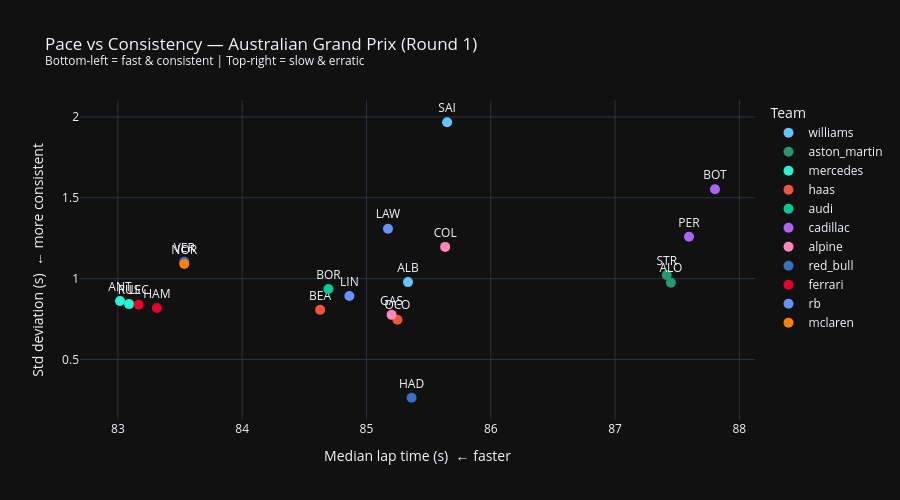
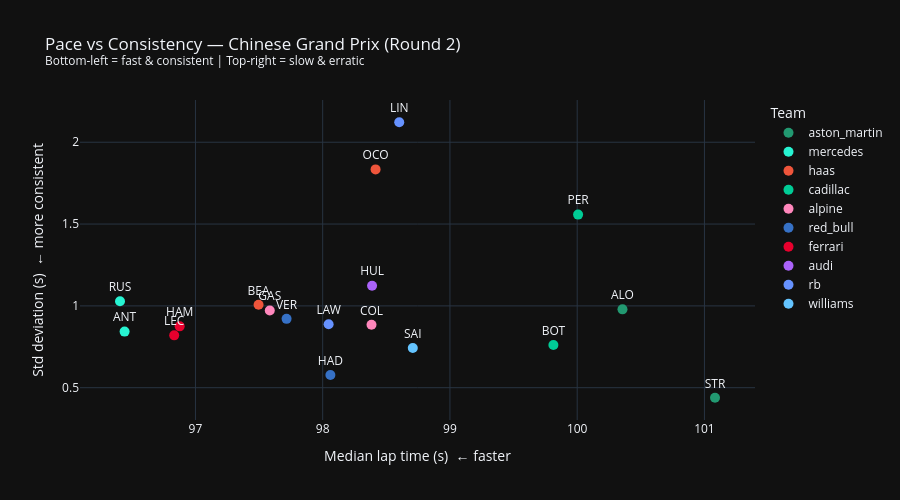

The code cell stored with these charts, in order, in its notebook:
### Code cell
# ── 4.2 Pace vs Consistency scatter ──────────────────────────────────────────
# Bottom-left quadrant = fast AND consistent (ideal)
for rnd in sorted(rounds_loaded):
    race_name = race_results[race_results["round"] == rnd]["race_name"].iloc[0]
    df_rnd = pace_summary[pace_summary["round"] == rnd].copy()

    fig = px.scatter(
        df_rnd,
        x="median_lap_s",
        y="std_lap_s",
        color="team_id",
        color_discrete_map=TEAM_COLORS,
        text="abbreviation",
        title=(
            f"Pace vs Consistency — {race_name} (Round {rnd})<br>"
            "<sup>Bottom-left = fast &amp; consistent | Top-right = slow &amp; erratic</sup>"
        ),
        labels={
            "median_lap_s": "Median lap time (s)  ← faster",
            "std_lap_s": "Std deviation (s)  ← more consistent",
            "team_id": "Team",
        },
        template=PLOTLY_TEMPLATE,
    )
    fig.update_traces(textposition="top center", marker_size=10)
    fig.update_layout(height=500)
    fig.show()

### Figure 1 — Plotly figure (JSON) as saved in the notebook; plotly's stock layout.template omitted (floating-point values rounded to 4 significant figures)
{"data": [{"hovertemplate": "Team=williams<br>Median lap time (s)  ← faster=%{x}<br>Std deviation (s)  ← more consistent=%{y}<br>abbreviation=%{text}<extra></extra>", "legendgroup": "williams", "marker": {"color": "#64C4FF", "size": 10, "symbol": "circle"}, "mode": "markers+text", "name": "williams", "orientation": "v", "showlegend": true, "text": ["ALB", "SAI"], "textposition": "top center", "type": "scatter", "x": [85.33, 85.65], "xaxis": "x", "y": [0.9786, 1.967], "yaxis": "y"}, {"hovertemplate": "Team=aston_martin<br>Median lap time (s)  ← faster=%{x}<br>Std deviation (s)  ← more consistent=%{y}<br>abbreviation=%{text}<extra></extra>", "legendgroup": "aston_martin", "marker": {"color": "#229971", "size": 10, "symbol": "circle"}, "mode": "markers+text", "name": "aston_martin", "orientation": "v", "showlegend": true, "text": ["ALO", "STR"], "textposition": "top center", "type": "scatter", "x": [87.45, 87.42], "xaxis": "x", "y": [0.9749, 1.022], "yaxis": "y"}, {"hovertemplate": "Team=mercedes<br>Median lap time (s)  ← faster=%{x}<br>Std deviation (s)  ← more consistent=%{y}<br>abbreviation=%{text}<extra></extra>", "legendgroup": "mercedes", "marker": {"color": "#27F4D2", "size": 10, "symbol": "circle"}, "mode": "markers+text", "name": "mercedes", "orientation": "v", "showlegend": true, "text": ["ANT", "RUS"], "textposition": "top center", "type": "scatter", "x": [83.02, 83.09], "xaxis": "x", "y": [0.862, 0.8426], "yaxis": "y"}, {"hovertemplate": "Team=haas<br>Median lap time (s)  ← faster=%{x}<br>Std deviation (s)  ← more consistent=%{y}<br>abbreviation=%{text}<extra></extra>", "legendgroup": "haas", "marker": {"color": "#EF553B", "size": 10, "symbol": "circle"}, "mode": "markers+text", "name": "haas", "orientation": "v", "showlegend": true, "text": ["BEA", "OCO"], "textposition": "top center", "type": "scatter", "x": [84.63, 85.25], "xaxis": "x", "y": [0.8069, 0.746], "yaxis": "y"}, {"hovertemplate": "Team=audi<br>Median lap time (s)  ← faster=%{x}<br>Std deviation (s)  ← more consistent=%{y}<br>abbreviation=%{text}<extra></extra>", "legendgroup": "audi", "marker": {"color": "#00cc96", "size": 10, "symbol": "circle"}, "mode": "markers+text", "name": "audi", "orientation": "v", "showlegend": true, "text": ["BOR"], "textposition": "top center", "type": "scatter", "x": [84.69], "xaxis": "x", "y": [0.936], "yaxis": "y"}, {"hovertemplate": "Team=cadillac<br>Median lap time (s)  ← faster=%{x}<br>Std deviation (s)  ← more consistent=%{y}<br>abbreviation=%{text}<extra></extra>", "legendgroup": "cadillac", "marker": {"color": "#ab63fa", "size": 10, "symbol": "circle"}, "mode": "markers+text", "name": "cadillac", "orientation": "v", "showlegend": true, "text": ["BOT", "PER"], "textposition": "top center", "type": "scatter", "x": [87.8, 87.59], "xaxis": "x", "y": [1.553, 1.259], "yaxis": "y"}, {"hovertemplate": "Team=alpine<br>Median lap time (s)  ← faster=%{x}<br>Std deviation (s)  ← more consistent=%{y}<br>abbreviation=%{text}<extra></extra>", "legendgroup": "alpine", "marker": {"color": "#FF87BC", "size": 10, "symbol": "circle"}, "mode": "markers+text", "name": "alpine", "orientation": "v", "showlegend": true, "text": ["COL", "GAS"], "textposition": "top center", "type": "scatter", "x": [85.63, 85.2], "xaxis": "x", "y": [1.196, 0.776], "yaxis": "y"}, {"hovertemplate": "Team=red_bull<br>Median lap time (s)  ← faster=%{x}<br>Std deviation (s)  ← more consistent=%{y}<br>abbreviation=%{text}<extra></extra>", "legendgroup": "red_bull", "marker": {"color": "#3671C6", "size": 10, "symbol": "circle"}, "mode": "markers+text", "name": "red_bull", "orientation": "v", "showlegend": true, "text": ["HAD", "VER"], "textposition": "top center", "type": "scatter", "x": [85.36, 83.53], "xaxis": "x", "y": [0.2633, 1.104], "yaxis": "y"}, {"hovertemplate": "Team=ferrari<br>Median lap time (s)  ← faster=%{x}<br>Std deviation (s)  ← more consistent=%{y}<br>abbreviation=%{text}<extra></extra>", "legendgroup": "ferrari", "marker": {"color": "#E8002D", "size": 10, "symbol": "circle"}, "mode": "markers+text", "name": "ferrari", "orientation": "v", "showlegend": true, "text": ["HAM", "LEC"], "textposition": "top center", "type": "scatter", "x": [83.31, 83.17], "xaxis": "x", "y": [0.8189, 0.8386], "yaxis": "y"}, {"hovertemplate": "Team=rb<br>Median lap time (s)  ← faster=%{x}<br>Std deviation (s)  ← more consistent=%{y}<br>abbreviation=%{text}<extra></extra>", "legendgroup": "rb", "marker": {"color": "#6692FF", "size": 10, "symbol": "circle"}, "mode": "markers+text", "name": "rb", "orientation": "v", "showlegend": true, "text": ["LAW", "LIN"], "textposition": "top center", "type": "scatter", "x": [85.17, 84.86], "xaxis": "x", "y": [1.309, 0.8932], "yaxis": "y"}, {"hovertemplate": "Team=mclaren<br>Median lap time (s)  ← faster=%{x}<br>Std deviation (s)  ← more consistent=%{y}<br>abbreviation=%{text}<extra></extra>", "legendgroup": "mclaren", "marker": {"color": "#FF8000", "size": 10, "symbol": "circle"}, "mode": "markers+text", "name": "mclaren", "orientation": "v", "showlegend": true, "text": ["NOR"], "textposition": "top center", "type": "scatter", "x": [83.53], "xaxis": "x", "y": [1.09], "yaxis": "y"}], "layout": {"height": 500, "legend": {"title": {"text": "Team"}, "tracegroupgap": 0}, "title": {"text": "Pace vs Consistency — Australian Grand Prix (Round 1)<br><sup>Bottom-left = fast &amp; consistent | Top-right = slow &amp; erratic</sup>"}, "xaxis": {"anchor": "y", "domain": [0, 1], "title": {"text": "Median lap time (s)  ← faster"}}, "yaxis": {"anchor": "x", "domain": [0, 1], "title": {"text": "Std deviation (s)  ← more consistent"}}}}

### Figure 2 — Plotly figure (JSON) as saved in the notebook; plotly's stock layout.template omitted (floating-point values rounded to 4 significant figures)
{"data": [{"hovertemplate": "Team=aston_martin<br>Median lap time (s)  ← faster=%{x}<br>Std deviation (s)  ← more consistent=%{y}<br>abbreviation=%{text}<extra></extra>", "legendgroup": "aston_martin", "marker": {"color": "#229971", "size": 10, "symbol": "circle"}, "mode": "markers+text", "name": "aston_martin", "orientation": "v", "showlegend": true, "text": ["ALO", "STR"], "textposition": "top center", "type": "scatter", "x": [100.4, 101.1], "xaxis": "x", "y": [0.9789, 0.4386], "yaxis": "y"}, {"hovertemplate": "Team=mercedes<br>Median lap time (s)  ← faster=%{x}<br>Std deviation (s)  ← more consistent=%{y}<br>abbreviation=%{text}<extra></extra>", "legendgroup": "mercedes", "marker": {"color": "#27F4D2", "size": 10, "symbol": "circle"}, "mode": "markers+text", "name": "mercedes", "orientation": "v", "showlegend": true, "text": ["ANT", "RUS"], "textposition": "top center", "type": "scatter", "x": [96.44, 96.41], "xaxis": "x", "y": [0.8428, 1.029], "yaxis": "y"}, {"hovertemplate": "Team=haas<br>Median lap time (s)  ← faster=%{x}<br>Std deviation (s)  ← more consistent=%{y}<br>abbreviation=%{text}<extra></extra>", "legendgroup": "haas", "marker": {"color": "#EF553B", "size": 10, "symbol": "circle"}, "mode": "markers+text", "name": "haas", "orientation": "v", "showlegend": true, "text": ["BEA", "OCO"], "textposition": "top center", "type": "scatter", "x": [97.5, 98.42], "xaxis": "x", "y": [1.007, 1.834], "yaxis": "y"}, {"hovertemplate": "Team=cadillac<br>Median lap time (s)  ← faster=%{x}<br>Std deviation (s)  ← more consistent=%{y}<br>abbreviation=%{text}<extra></extra>", "legendgroup": "cadillac", "marker": {"color": "#00cc96", "size": 10, "symbol": "circle"}, "mode": "markers+text", "name": "cadillac", "orientation": "v", "showlegend": true, "text": ["BOT", "PER"], "textposition": "top center", "type": "scatter", "x": [99.81, 100.0], "xaxis": "x", "y": [0.761, 1.558], "yaxis": "y"}, {"hovertemplate": "Team=alpine<br>Median lap time (s)  ← faster=%{x}<br>Std deviation (s)  ← more consistent=%{y}<br>abbreviation=%{text}<extra></extra>", "legendgroup": "alpine", "marker": {"color": "#FF87BC", "size": 10, "symbol": "circle"}, "mode": "markers+text", "name": "alpine", "orientation": "v", "showlegend": true, "text": ["COL", "GAS"], "textposition": "top center", "type": "scatter", "x": [98.38, 97.58], "xaxis": "x", "y": [0.8843, 0.9722], "yaxis": "y"}, {"hovertemplate": "Team=red_bull<br>Median lap time (s)  ← faster=%{x}<br>Std deviation (s)  ← more consistent=%{y}<br>abbreviation=%{text}<extra></extra>", "legendgroup": "red_bull", "marker": {"color": "#3671C6", "size": 10, "symbol": "circle"}, "mode": "markers+text", "name": "red_bull", "orientation": "v", "showlegend": true, "text": ["HAD", "VER"], "textposition": "top center", "type": "scatter", "x": [98.06, 97.72], "xaxis": "x", "y": [0.5772, 0.9208], "yaxis": "y"}, {"hovertemplate": "Team=ferrari<br>Median lap time (s)  ← faster=%{x}<br>Std deviation (s)  ← more consistent=%{y}<br>abbreviation=%{text}<extra></extra>", "legendgroup": "ferrari", "marker": {"color": "#E8002D", "size": 10, "symbol": "circle"}, "mode": "markers+text", "name": "ferrari", "orientation": "v", "showlegend": true, "text": ["HAM", "LEC"], "textposition": "top center", "type": "scatter", "x": [96.88, 96.83], "xaxis": "x", "y": [0.8749, 0.8198], "yaxis": "y"}, {"hovertemplate": "Team=audi<br>Median lap time (s)  ← faster=%{x}<br>Std deviation (s)  ← more consistent=%{y}<br>abbreviation=%{text}<extra></extra>", "legendgroup": "audi", "marker": {"color": "#ab63fa", "size": 10, "symbol": "circle"}, "mode": "markers+text", "name": "audi", "orientation": "v", "showlegend": true, "text": ["HUL"], "textposition": "top center", "type": "scatter", "x": [98.39], "xaxis": "x", "y": [1.123], "yaxis": "y"}, {"hovertemplate": "Team=rb<br>Median lap time (s)  ← faster=%{x}<br>Std deviation (s)  ← more consistent=%{y}<br>abbreviation=%{text}<extra></extra>", "legendgroup": "rb", "marker": {"color": "#6692FF", "size": 10, "symbol": "circle"}, "mode": "markers+text", "name": "rb", "orientation": "v", "showlegend": true, "text": ["LAW", "LIN"], "textposition": "top center", "type": "scatter", "x": [98.05, 98.6], "xaxis": "x", "y": [0.8878, 2.122], "yaxis": "y"}, {"hovertemplate": "Team=williams<br>Median lap time (s)  ← faster=%{x}<br>Std deviation (s)  ← more consistent=%{y}<br>abbreviation=%{text}<extra></extra>", "legendgroup": "williams", "marker": {"color": "#64C4FF", "size": 10, "symbol": "circle"}, "mode": "markers+text", "name": "williams", "orientation": "v", "showlegend": true, "text": ["SAI"], "textposition": "top center", "type": "scatter", "x": [98.71], "xaxis": "x", "y": [0.7422], "yaxis": "y"}], "layout": {"height": 500, "legend": {"title": {"text": "Team"}, "tracegroupgap": 0}, "title": {"text": "Pace vs Consistency — Chinese Grand Prix (Round 2)<br><sup>Bottom-left = fast &amp; consistent | Top-right = slow &amp; erratic</sup>"}, "xaxis": {"anchor": "y", "domain": [0, 1], "title": {"text": "Median lap time (s)  ← faster"}}, "yaxis": {"anchor": "x", "domain": [0, 1], "title": {"text": "Std deviation (s)  ← more consistent"}}}}
